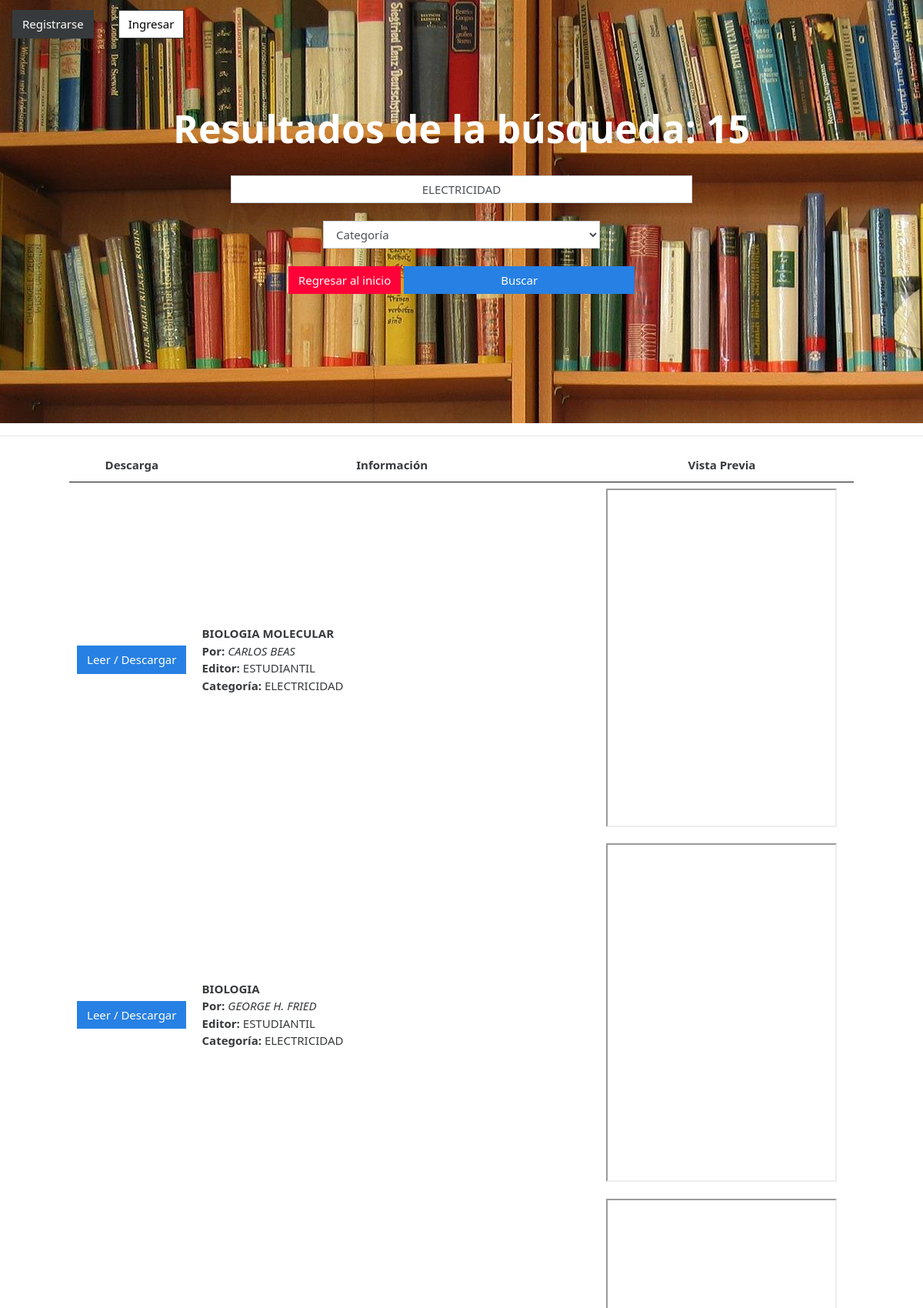
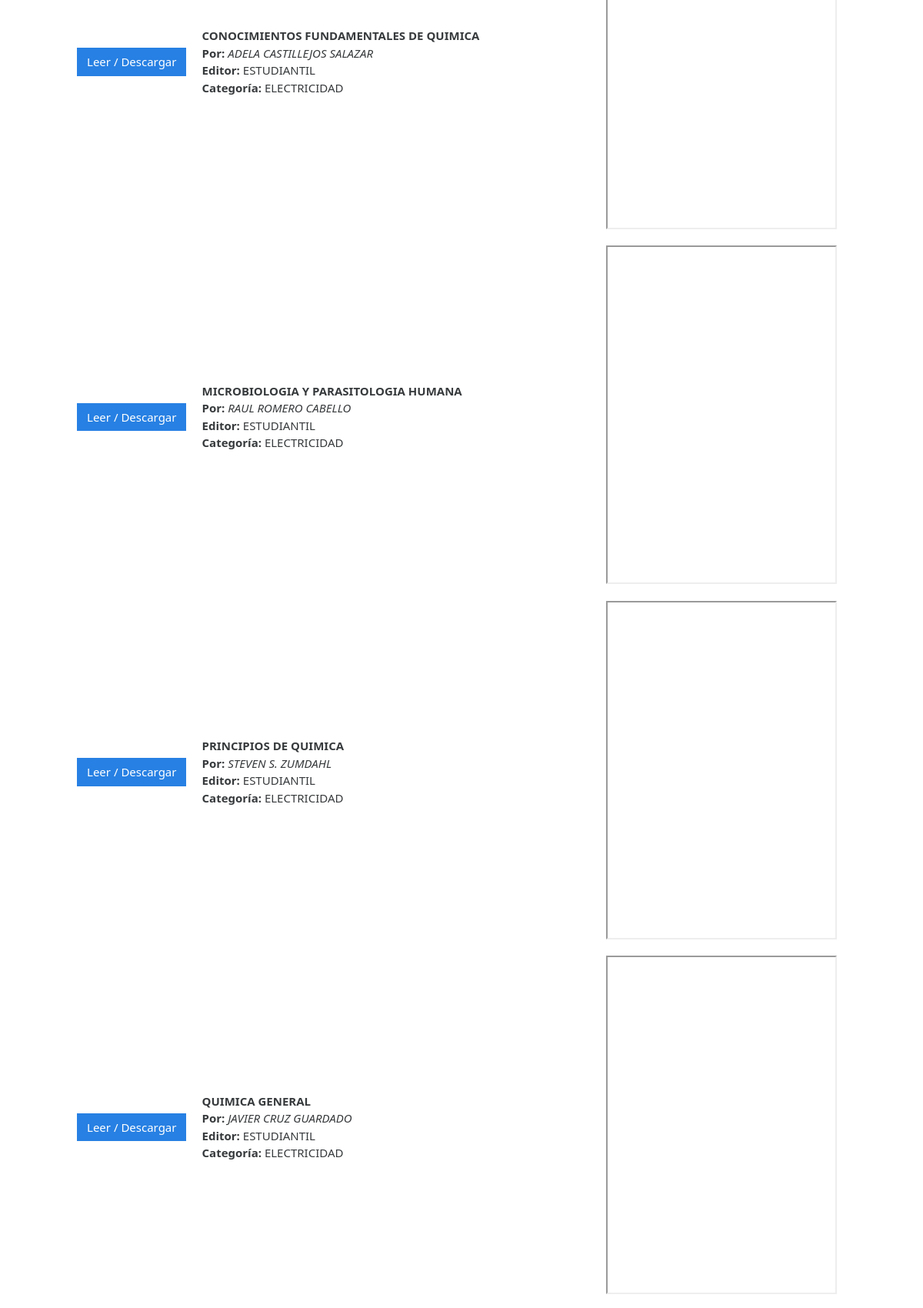
/view/search.php?master-search=ELECTRICIDAD&filter-search=categoria (upper part), run on the app's committed database (2 pictures, top to bottom).
### tables this page shows
create table IF NOT EXISTS libro (
	id_libro int unsigned not null auto_increment,
  id_autor int not null,
  id_categoria smallint not null,
  id_editorial int not null,
  libro varchar(150) default null,
  tamanio int unsigned default null,
  tipo varchar(150) default null,
  nombre_archivo varchar(255) default null,
 	constraint PKLibro primary key (id_libro),
 	constraint FKAutor foreign key (id_autor) references autor(id_autor),
 	constraint FKCategoria foreign key (id_categoria) references categoria(id_categoria),
 	constraint FKEditorial foreign key (id_editorial) references editorial(id_editorial)
);

create table autor(
 	id_autor int not null auto_increment,
 	autor varchar(200) not null,
 	constraint PKAutor primary key (id_autor)
);

create table editorial(
 	id_editorial int not null auto_increment,
 	editorial varchar(100) not null,
 	constraint PKEditorial primary key (id_editorial)
);

create table categoria(
 	id_categoria smallint not null auto_increment,
 	categoria varchar(100) not null,
 	constraint PKCategoria primary key (id_categoria)
);

### model/functions_bd.php (called while the page is built, shortened)
<?php
	class functions{
		private $conexion;
		function __construct(){
            $this->conexion=mysqli_connect("localhost", "root", "caps2300", "biblioteca");
		}
		public function tablaBusqueda($search, $filter){
			if ($filter=="all") {
				$query="select d.id_libro, d.libro, d.nombre_archivo, a.autor, b.id_categoria, b.categoria, c.id_editorial, c.editorial from libro d inner join autor a on(d.id_autor = a.id_autor) inner join categoria b on(d.id_categoria = b.id_categoria) inner join editorial c on(d.id_editorial = c.id_editorial) where a.autor like '%".$search."%' or b.categoria like '%".$search."%' or c.editorial like '%".$search."%' or d.libro like '%".$search."%' ";
			} elseif ($filter=="categoria") {
				$query="select d.id_libro, d.libro, d.nombre_archivo, a.autor, b.id_categoria, b.categoria, c.id_editorial, c.editorial from libro d inner join autor a on(d.id_autor = a.id_autor) inner join categoria b on(d.id_categoria = b.id_categoria) inner join editorial c on(d.id_editorial = c.id_editorial) where b.categoria like '%".$search."%' ";
			}
			$rs=mysqli_query($this->conexion, $query);
			return $rs;
		}
	}
?>

### view/search.php (the view, shortened to what this page needs)
<?php
	include_once "../model/functions_bd.php";
	$bd=new functions();
	$master_search=$_GET["master-search"];
	$filter_search=$_GET["filter-search"];
	$rsSearch=$bd->tablaBusqueda($master_search, $filter_search);
	$rsSearch2=$bd->tablaBusqueda($master_search, $filter_search);
	$admin=$_SESSION['admin'];
	if ($admin=="t") {
		$rows=mysqli_num_rows($rsSearch2);
	} else {
		$rows=mysqli_num_rows($rsSearch);
	}
?>
<!DOCTYPE html>
<html>
<head>
	<link rel="stylesheet" type="text/css" href="css/cosmo.css">
	<link rel="stylesheet" type="text/css" href="css/style.css">
	<link rel="stylesheet" type="text/css" href="css/dt.css">
</head>
<body>
	<center>
		<div id="container">
			<div id="banner-search">
				<nav class="navbar navbar-expand-lg" id="nav-top">
				  	<a class="navbar-brand" href="register.php" id="title-nav"><button type="button" class="btn btn-secondary" id="btn-register">Registrarse</button></a>
				  	<a class="navbar-brand" href="login.php" id="title-nav"><button type="button" class="btn btn-secondary" id="btn-login">Ingresar</button></a>
				</nav>
				<br>
				<br>
				<br>
				<strong id="frase" style="font-size:50px">Resultados de la búsqueda: <?php echo $rows; ?></strong>
				<br>
				<br>
				<form action="search.php#table-user-container" method="GET">
					<input type="text" name="master-search" value="<?php echo $master_search; ?>" placeholder="Búsqueda" class="form-control" id="text-search" autocomplete="off" required>
					<br>
					<select name="filter-search" class="form-control" id="filter-search">
						<option value="categoria">Categoría</option>
					</select>
					<br>
					<a href="../" id="btn-back"><button type="button" class="btn btn-danger">Regresar al inicio</button></a>
					<button type="submit" class="btn btn-primary" id="btn-search">Buscar</button>
				</form>
			</div>
			<hr>
			<div id="table-user-container">
				<table id="search-table-user">
					<thead style="text-align:center;">
						<th style="width:15%">Descarga</th><th>Información</th><th>Vista Previa</th>
					</thead>
					<?php
						if ($rows==0) {
							echo "<tr style='text-align:center;'>";
							echo "<td colspan='3'><h3>No se encontraron resultados :(</h3></td>";
							echo "</tr>";
						} else {
							while ($value=mysqli_fetch_array($rsSearch)) {
								echo "<tr>";
								echo "<td style='text-align:center;'><a target='_blank' href='../controller/email/email.php?libro=$value[1]&pdf=$value[2]'><button type='button' class='btn btn-primary'>Leer / Descargar</button></a></td><td><b>$value[1]</b><br><b>Por: </b><i>$value[3]</i><br><b>Editor: </b>$value[7]<br><b>Categoría: </b> $value[5]</td><td style='text-align:center;'><iframe src='../controller/library/$value[2]' style='width:300px; height:440px;'></iframe></td>";
								echo "</tr>";
							}
						}
					?>
				</table>
			</div>
		</div>
	</center>
</body>
</html>

### view/css/style.css (style rules this page uses)
#banner-search { width:device-width; background-image:url(../img/search_banner.png); background-image:cover; height:550px; }
#text-search { width:50%; text-align:center; }
#filter-search { width:30%; }
#nav-top { background-color:transparent; }
#title-nav { color:white; text-align:center; }
#btn-login { background-color:white; color:black; }
#frase { color:white; font-size:25px; }
#btn-search { width:25%; }
#btn-back { width:25%; }
#search-table-user { width:85%; }

### view/css/dt.css (style rules this page uses)
table.dataTable { width:100%;margin:0 auto;clear:both;border-collapse:separate;border-spacing:0 }
table.dataTable thead th,table.dataTable tfoot th { font-weight:bold }
table.dataTable thead th,table.dataTable thead td { padding:10px 18px;border-bottom:1px solid #111 }
table.dataTable thead .sorting,table.dataTable thead .sorting_asc,table.dataTable thead .sorting_desc,table.dataTable thead .sorting_asc_disabled,table.dataTable thead .sorting_desc_disabled { cursor:pointer;*cursor:hand;background-repeat:no-repeat;background-position:center right }
table.dataTable thead .sorting { background-image:url("../images/sort_both.png") }
table.dataTable thead .sorting_asc { background-image:url("../images/sort_asc.png") }
table.dataTable tbody tr { background-color:#ffffff }
table.dataTable tbody th,table.dataTable tbody td { padding:8px 10px }
table.dataTable.no-footer { border-bottom:1px solid #111 }
table.dataTable,table.dataTable th,table.dataTable td { box-sizing:content-box }

### data on the page
libro: libro "BIOLOGIA MOLECULAR", id_autor.autor "CARLOS BEAS", id_editorial.editorial "ESTUDIANTIL", id_categoria.categoria "ELECTRICIDAD"
libro: libro "BIOLOGIA", id_autor.autor "GEORGE H. FRIED", id_editorial.editorial "ESTUDIANTIL", id_categoria.categoria "ELECTRICIDAD"
libro: libro "CONOCIMIENTOS FUNDAMENTALES DE QUIMICA", id_autor.autor "ADELA CASTILLEJOS SALAZAR", id_editorial.editorial "ESTUDIANTIL", id_categoria.categoria "ELECTRICIDAD"
libro: libro "MICROBIOLOGIA Y PARASITOLOGIA HUMANA", id_autor.autor "RAUL ROMERO CABELLO", id_editorial.editorial "ESTUDIANTIL", id_categoria.categoria "ELECTRICIDAD"
libro: libro "PRINCIPIOS DE QUIMICA", id_autor.autor "STEVEN S. ZUMDAHL", id_editorial.editorial "ESTUDIANTIL", id_categoria.categoria "ELECTRICIDAD"
libro: libro "QUIMICA GENERAL", id_autor.autor "JAVIER CRUZ GUARDADO", id_editorial.editorial "ESTUDIANTIL", id_categoria.categoria "ELECTRICIDAD"

### other printed values
$rows "15"
